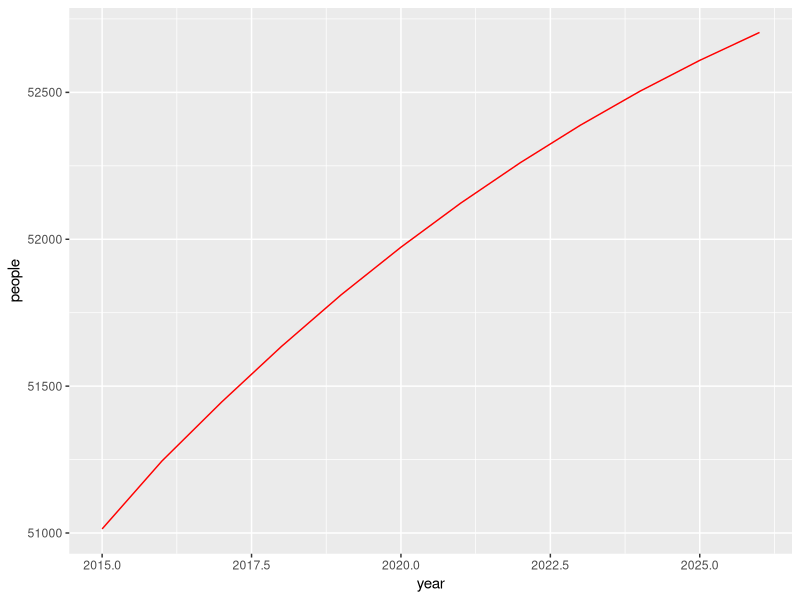

Recreate this plot in R.
year <- c(2015:2026)
people <- c(51014,51245,51446,51635,51811,51973,52123,52261,52388,52504,52609,52704)
tpeople <- data.frame(year, people)
tpeople
library(ggplot2)

ggplot(data=tpeople, aes(x=year,y=people)) +
  geom_line(col="red")